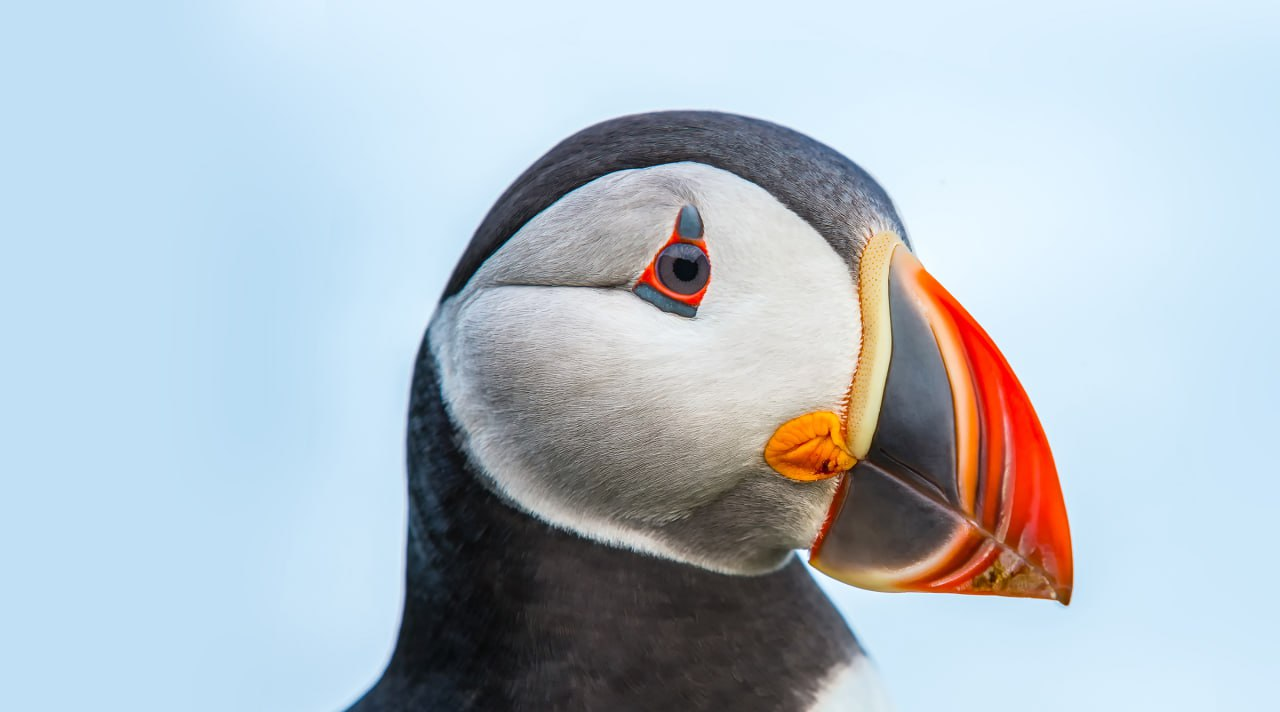
#> input picture HW3/image.jpg, 1280 x 712 px
$ python Huffman.py
#> lines starting #> are read from the running program, lines starting #| are printed output that depends on the picture
import heapq
from collections import Counter
import cv2
import matplotlib.pyplot as plt
import numpy as np


# reading image
def read_image(image_path):
    image = cv2.imread(image_path)
    return image


# transformation of color spaces
def rgb_to_ycbcr(image):
    return cv2.cvtColor(image, cv2.COLOR_BGR2YCrCb)


def ycbcr_to_rgb(image):
    return cv2.cvtColor(image, cv2.COLOR_YCrCb2BGR)


def rgb_to_hsv(image):
    return cv2.cvtColor(image, cv2.COLOR_BGR2HSV)


def hsv_to_rgb(image):
    return cv2.cvtColor(image, cv2.COLOR_HSV2BGR)


# Dividing into 8x8 blocks and Discrete Cosine Transform (DCT)
def blockify(image, block_size=8):
    h, w, c = image.shape
    blocks = []
    for channel in range(c):
        channel_blocks = []
        for i in range(0, h, block_size):
            for j in range(0, w, block_size):
                block = image[i:i + block_size, j:j + block_size, channel]
                if block.shape == (block_size, block_size):
                    channel_blocks.append(block)
        blocks.append(channel_blocks)
    return blocks


def dct_block(block):
    return cv2.dct(block.astype(np.float32))


def apply_dct(blocks):
    dct_blocks = []
    for channel_blocks in blocks:
        channel_dct_blocks = [dct_block(block) for block in channel_blocks]
        dct_blocks.append(channel_dct_blocks)
    return dct_blocks


# Quantization of DCT coefficients
default_quantization_matrix = np.array([
    [16, 11, 10, 16, 24, 40, 51, 61],
    [12, 12, 14, 19, 26, 58, 60, 55],
    [14, 13, 16, 24, 40, 57, 69, 56],
    [14, 17, 22, 29, 51, 87, 80, 62],
    [18, 22, 37, 56, 68, 109, 103, 77],
    [24, 35, 55, 64, 81, 104, 113, 92],
    [49, 64, 78, 87, 103, 121, 120, 101],
    [72, 92, 95, 98, 112, 100, 103, 99]])


def quantize_block(block, quant_matrix):
    return np.round(block / quant_matrix).astype(np.int32)


def apply_quantization(dct_blocks, quant_matrix):
    quantized_blocks = []
    for channel_blocks in dct_blocks:
        channel_quantized_blocks = [quantize_block(block, quant_matrix) for block in channel_blocks]
        quantized_blocks.append(channel_quantized_blocks)
    return quantized_blocks


# Huffman tree construction and dynamic coding
class Node:
    def __init__(self, freq, symbol, left=None, right=None):
        self.freq = freq
        self.symbol = symbol
        self.left = left
        self.right = right
        self.huff = ''


def create_huffman_tree(data):
    frequencies = Counter(data)
    heap = [[weight, [symbol, ""]] for symbol, weight in frequencies.items()]
    heapq.heapify(heap)
    while len(heap) > 1:
        lo = heapq.heappop(heap)
        hi = heapq.heappop(heap)
        for pair in lo[1:]:
            pair[1] = '0' + pair[1]
        for pair in hi[1:]:
            pair[1] = '1' + pair[1]
        heapq.heappush(heap, [lo[0] + hi[0]] + lo[1:] + hi[1:])
    huffman_tree = sorted(heapq.heappop(heap)[1:], key=lambda p: (len(p[-1]), p))
    return huffman_tree


def huffman_encode(data, huffman_tree):
    huff_dict = {symbol: code for symbol, code in huffman_tree}
    encoded_data = "".join(huff_dict[symbol] for symbol in data)
    return encoded_data, huff_dict


def huffman_decode(encoded_data, huff_dict):
    reverse_huff_dict = {v: k for k, v in huff_dict.items()}
    decoded_data = []
    current_code = ""
    for bit in encoded_data:
        current_code += bit
        if current_code in reverse_huff_dict:
            decoded_data.append(reverse_huff_dict[current_code])
            current_code = ""
    return decoded_data


def flatten_blocks(blocks):
    flattened = []
    for channel_blocks in blocks:
        for block in channel_blocks:
            flattened.extend(block.flatten())
    return flattened


def deflatten_blocks(data, original_blocks):
    block_size = original_blocks[0][0].shape[0]
    new_blocks = []
    idx = 0
    for channel_blocks in original_blocks:
        channel_new_blocks = []
        for block in channel_blocks:
            flat_block = data[idx:idx + block_size * block_size]
            new_block = np.array(flat_block).reshape((block_size, block_size))
            channel_new_blocks.append(new_block)
            idx += block_size * block_size
        new_blocks.append(channel_new_blocks)
    return new_blocks


# Inverse quantization and inverse DCT transform
def dequantize_block(block, quant_matrix):
    return (block * quant_matrix).astype(np.float32)


def apply_dequantization(quantized_blocks, quant_matrix):
    dequantized_blocks = []
    for channel_blocks in quantized_blocks:
        channel_dequantized_blocks = [dequantize_block(block, quant_matrix) for block in channel_blocks]
        dequantized_blocks.append(channel_dequantized_blocks)
    return dequantized_blocks


def idct_block(block):
    return cv2.idct(block)


def apply_idct(dct_blocks):
    idct_blocks = []
    for channel_blocks in dct_blocks:
        channel_idct_blocks = [idct_block(block) for block in channel_blocks]
        idct_blocks.append(channel_idct_blocks)
    return idct_blocks


# Image reconstruction and inverse color space conversion
def reconstruct_image(blocks, image_shape, block_size=8):
    h, w, c = image_shape
    reconstructed_image = np.zeros(image_shape, dtype=np.uint8)
    for channel in range(c):
        idx = 0
        for i in range(0, h, block_size):
            for j in range(0, w, block_size):
                if idx < len(blocks[channel]):
                    reconstructed_image[i:i + block_size, j:j + block_size, channel] = np.clip(blocks[channel][idx], 0,
                                                                                               255)
                    idx += 1
    return reconstructed_image


# Reversible watermark implementation
def add_watermark(blocks, watermark_data):
    watermarked_blocks = []
    watermark_len = len(watermark_data)
    for i, channel_blocks in enumerate(blocks):
        channel_watermarked_blocks = []
        for j, block in enumerate(channel_blocks):
            if i == 0 and j < watermark_len:
                block[0, 0] = watermark_data[j]
            channel_watermarked_blocks.append(block)
        watermarked_blocks.append(channel_watermarked_blocks)
    return watermarked_blocks


def extract_watermark(blocks, watermark_len):
    extracted_watermark = []
    for i, channel_blocks in enumerate(blocks):
        if i == 0:
            for j in range(watermark_len):
                extracted_watermark.append(blocks[i][j][0, 0])
    return extracted_watermark


# Visualization implementation of DCT coefficients and Huffman tree
def visualize_dct(blocks, title="DCT Coefficients"):
    fig, axs = plt.subplots(1, len(blocks), figsize=(20, 5))
    for i, channel_blocks in enumerate(blocks):
        axs[i].imshow(np.log(np.abs(channel_blocks[0]) + 1), cmap='gray')
        axs[i].set_title(f"Channel {i}")
    plt.suptitle(title)
    plt.show()


def visualize_huffman_tree(huffman_tree):
    for symbol, code in huffman_tree:
        print(f"Symbol: {symbol}, Code: {code}")


# display the image
def display_image(image, title='Image'):
    plt.imshow(cv2.cvtColor(image, cv2.COLOR_BGR2RGB))
    plt.title(title)
    plt.axis('off')
    plt.show()


def main(image_path, quantization_matrix=default_quantization_matrix, color_space='ycbcr', watermark_data=None):
    # Step 1: Read the image
    image = read_image(image_path)
#> in read_image, image is the input picture: shape (712, 1280, 3); mean B, G, R 200.2, 190.8, 179.2

    # Step 2: Convert the color space
    if color_space == 'ycbcr':
        converted_image = rgb_to_ycbcr(image)
#> in rgb_to_ycbcr, `return cv2.cvtColor(image, cv2.COLOR_BGR2YCrCb)`: returned value: shape (712, 1280, 3); mean of channels 0, 1, 2 188.4, 121.4, 134.7
    elif color_space == 'hsv':
        converted_image = rgb_to_hsv(image)
    else:
        raise ValueError("Unsupported color space")

    # Step 3: Divide into blocks and apply DCT
    blocks = blockify(converted_image)
#> after the loop in blockify, `for channel in range(c):`: blocks = 3 items
#> blocks = 3 items
    dct_blocks = apply_dct(blocks)
#> the loop in apply_dct, `for channel_blocks in blocks:` made 3 passes
#> dct_blocks = 3 items

    # Visualization of DCT coefficients
    visualize_dct(dct_blocks, "Original DCT Coefficients")
#> the loop in visualize_dct, `for i, channel_blocks in enumerate(blocks):` made 3 passes
#> in visualize_dct, `plt.show()`:
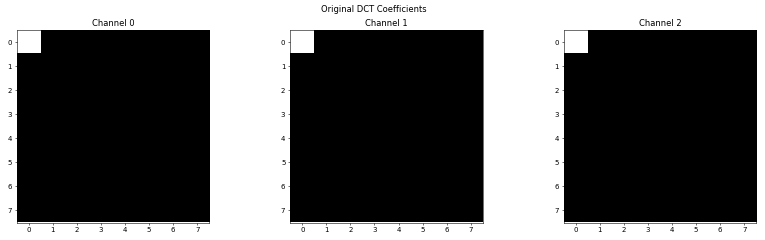
#> figure drawn by matplotlib, 3 panels

    # Step 4: Apply quantization
    quantized_blocks = apply_quantization(dct_blocks, quantization_matrix)
#> the loop in apply_quantization, `for channel_blocks in dct_blocks:` made 3 passes
#> quantized_blocks = 3 items

    # Step 5: Add watermark if provided
    if watermark_data is not None:
        quantized_blocks = add_watermark(quantized_blocks, watermark_data)
#> the loop in add_watermark, `for i, channel_blocks in enumerate(blocks):` made 3 passes

    # Flatten and Huffman encode
    flattened_quantized_blocks = flatten_blocks(quantized_blocks)
#> the loop in flatten_blocks, `for channel_blocks in blocks:` made 3 passes
#> after the loop in flatten_blocks, `for channel_blocks in blocks:`: flattened = 2734080 items
#> flattened_quantized_blocks = 2734080 items
    huffman_tree = create_huffman_tree(flattened_quantized_blocks)
#> in create_huffman_tree, `frequencies = Counter(data)`: frequencies = 170 items
#> the loop in create_huffman_tree, `while len(heap) > 1:` made 169 passes
#> (lo, hi) on passes 1 to 3: ([1, [-46, '']], [1, [-40, '']]), ([1, [126, '']], [2, [-46, '0'], [-40, '1']]), ([2, [-42, '']], [2, [-39, '']])
#> after the loop in create_huffman_tree, `while len(heap) > 1:`: pair = [0, '1']
#> in create_huffman_tree, `huffman_tree = sorted(heapq.heappop(heap)[1:], key=lambda p: (len(p[-1..`: huffman_tree = 170 items, first 6: [0, '1'], [-1, '0111'], [1, '0110'], [-2, '00001'], [2, '00010'], [56, '00100']
    encoded_data, huff_dict = huffman_encode(flattened_quantized_blocks, huffman_tree)
#> in huffman_encode, `huff_dict = {symbol: code for symbol, code in huffman_tree}`: huff_dict = 170 items
#> huff_dict = 170 items

    # Visualization of Huffman Tree
    visualize_huffman_tree(huffman_tree)
#> the loop in visualize_huffman_tree, `for symbol, code in huffman_tree:` made 170 passes
#| Symbol: 0, Code: 1
#| Symbol: -1, Code: 0111
#| Symbol: 1, Code: 0110
#| Symbol: -2, Code: 00001
#| Symbol: 2, Code: 00010
#| Symbol: 56, Code: 00100
#| Symbol: 57, Code: 000110
#| Symbol: 58, Code: 001011
#> (further printed lines are left out)

    # Decode and reconstruct blocks
    decoded_data = huffman_decode(encoded_data, huff_dict)
#> after the loop in huffman_decode, `for bit in encoded_data:`: current_code = ''; decoded_data = 2734080 items
#> decoded_data = 2734080 items
    decoded_blocks = deflatten_blocks(decoded_data, blocks)
#> the loop in deflatten_blocks, `for channel_blocks in original_blocks:` made 3 passes
#> after the loop in deflatten_blocks, `for channel_blocks in original_blocks:`: idx = 2734080; new_blocks = 3 items
#> decoded_blocks = 3 items

    # Extract watermark if provided
    if watermark_data is not None:
        extracted_watermark = extract_watermark(decoded_blocks, len(watermark_data))
#> the loop in extract_watermark, `for i, channel_blocks in enumerate(blocks):` made 3 passes
#> after the loop in extract_watermark, `for i, channel_blocks in enumerate(blocks):`: extracted_watermark = [1, 2, 3]
#> extracted_watermark = [1, 2, 3]
        print("Extracted Watermark:", extracted_watermark)
#| Extracted Watermark: [1, 2, 3]

    # Dequantization and apply IDCT
    dequantized_blocks = apply_dequantization(decoded_blocks, quantization_matrix)
#> the loop in apply_dequantization, `for channel_blocks in quantized_blocks:` made 3 passes
#> after the loop in apply_dequantization, `for channel_blocks in quantized_blocks:`: dequantized_blocks = 3 items
#> dequantized_blocks = 3 items
    idct_blocks = apply_idct(dequantized_blocks)
#> the loop in apply_idct, `for channel_blocks in dct_blocks:` made 3 passes
#> idct_blocks = 3 items

    # Visualization of Dequantized DCT coefficients
    visualize_dct(idct_blocks, "Dequantized DCT Coefficients")
#> the loop in visualize_dct (call 2), `for i, channel_blocks in enumerate(blocks):` made 3 passes

    # Reconstruct the image
    reconstructed_image = reconstruct_image(idct_blocks, image.shape)
#> in reconstruct_image, `reconstructed_image = np.zeros(image_shape, dtype=np.uint8)`: reconstructed_image: shape (712, 1280, 3); every value is 0
#> after the loop in reconstruct_image, `for channel in range(c):`:
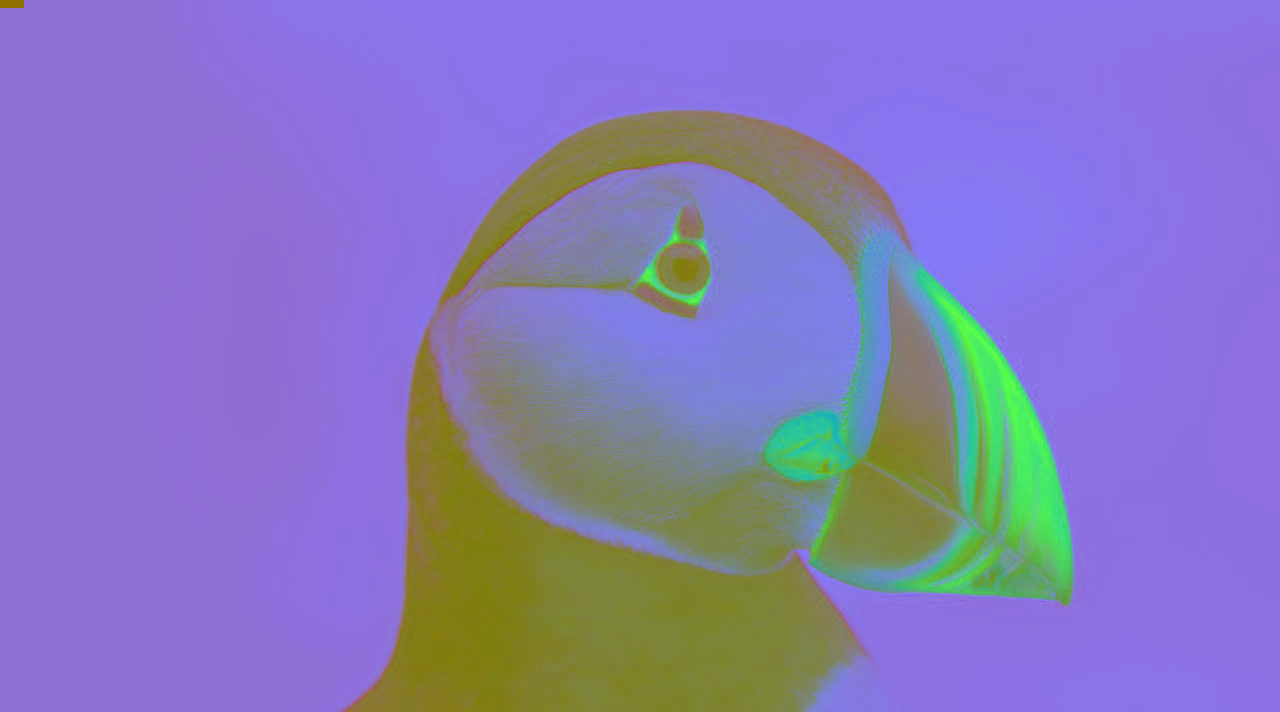
#> reconstructed_image: shape (712, 1280, 3); mean of channels 0, 1, 2 187.4, 120.9, 134.1; drawn as B, G, R

    # Convert back to original color space
    if color_space == 'ycbcr':
        final_image = ycbcr_to_rgb(reconstructed_image)
    elif color_space == 'hsv':
        final_image = hsv_to_rgb(reconstructed_image)

    # Display images
    display_image(image, 'Original Image')
    display_image(final_image, 'Compressed Image')


if __name__ == "__main__":
    main('image.jpg', watermark_data=[1, 2, 3])
